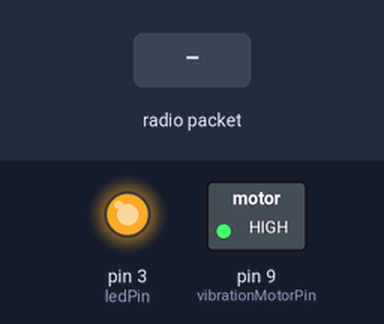
This sketch was run on a simulated Arduino Uno, built with avr-gcc and run on an emulated ATmega328P. On the bench: switched loads named in the sketch (green lamp = pin HIGH), output pins drawn as LEDs (lit = HIGH). The inputs (shaded band) are chosen by the test bench. No radio packets arrive unless stated; what the sketch prints to the serial monitor is not drawn.

Above: at 1.2 s.
1.3 s: radio packet "1" arrives
Timing chart, 0 to 4.3 s (numbered marks = the images above; inputs shaded):
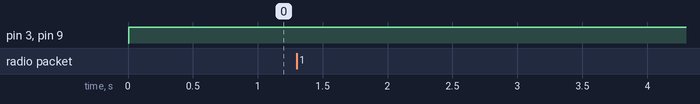

The sketch:

Receiver_Parent.ino
```cpp
// Placa părinte COM9
#include <SPI.h>
#include <nRF24L01.h>
#include <RF24.h>

const int ledPin = 3;
const int vibrationMotorPin = 9;

RF24 radio(7, 8); // CE, CSN
const byte address[6] = "00001";

char mesaj[32];
unsigned long lastReceivedTime = 0;
const unsigned long timeout = 1000;

void setup() {
  Serial.begin(9600);
  pinMode(ledPin, OUTPUT);
  pinMode(vibrationMotorPin, OUTPUT);

  radio.begin();
  radio.setPALevel(RF24_PA_LOW);
  radio.setChannel(100);
  radio.openReadingPipe(1, address);
  radio.startListening();
}

void loop() {
  if (radio.available()) {
    radio.read(&mesaj, sizeof(mesaj));
    Serial.println(mesaj);
    lastReceivedTime = millis();  // actualizăm DOAR când primim ceva
        digitalWrite(ledPin, LOW);
    digitalWrite(vibrationMotorPin, LOW);
  } else {
    Serial.println("nu");
        digitalWrite(ledPin, HIGH);
    digitalWrite(vibrationMotorPin, HIGH);
  }
}
```
